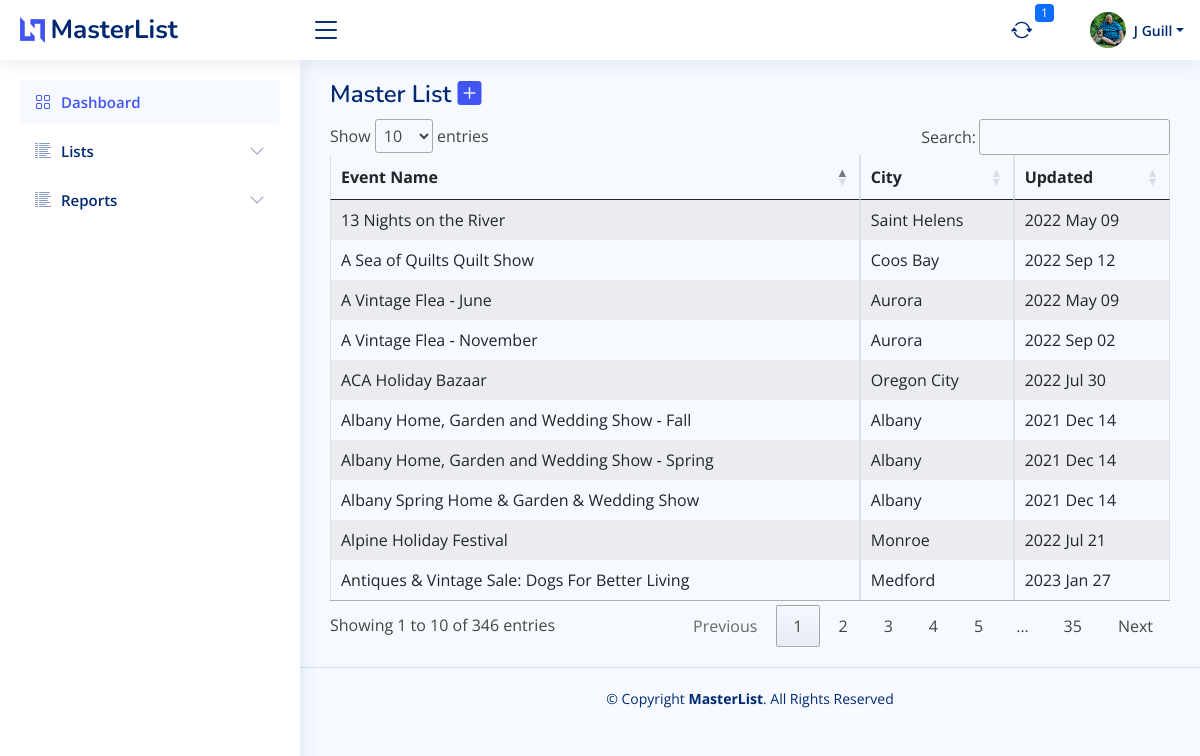
Screenshot of /masterlist/list/all (signed in) with the database file from the repository.
### bazaar/models.py (models this page shows, shortened)
class User(db.Model, UserMixin):
    id = db.Column(db.Integer, primary_key=True)
    firstname = db.Column(db.String(150))
    lastname = db.Column(db.String(150))
    company = db.Column(db.String(150))
    title = db.Column(db.String(50))
    aboutme = db.Column(db.Text)
    address = db.Column(db.String(150))
    city = db.Column(db.String(150))
    state = db.Column(db.String(2))
    postalcode = db.Column(db.String(20))
    phone = db.Column(db.String(20))
    email = db.Column(db.String(150), unique=True)
    dob = db.Column(db.Date)
    avatar_filename = db.Column(db.Text)
    avatar_url = db.Column(db.String(250))
    twitter = db.Column(db.String(255))
    instagram = db.Column(db.String(255))
    facebook = db.Column(db.String(255))
    linkedin = db.Column(db.String(255))
    username = db.Column(db.String(150), unique=True)
    password = db.Column(db.String(150))
    date_created = db.Column(db.DateTime(timezone=True), server_default=func.now())
    def fullname(self):
        return self.firstname + " " + self.lastname
    def firstinit_lastname(self):
        return self.firstname[:1] + " " + self.lastname

class MasterList(db.Model):
    id = db.Column(db.Integer, primary_key=True)
    event_name = db.Column(db.String(150))
    january = db.Column(db.Boolean, default=False)
    february = db.Column(db.Boolean, default=False)
    march = db.Column(db.Boolean, default=False)
    april = db.Column(db.Boolean, default=False)
    may = db.Column(db.Boolean, default=False)
    june = db.Column(db.Boolean, default=False)
    july = db.Column(db.Boolean, default=False)
    august = db.Column(db.Boolean, default=False)
    september = db.Column(db.Boolean, default=False)
    october = db.Column(db.Boolean, default=False)
    november = db.Column(db.Boolean, default=False)
    december = db.Column(db.Boolean, default=False)
    first = db.Column(db.Boolean, default=True)
    second = db.Column(db.Boolean, default=True)
    third = db.Column(db.Boolean, default=True)
    fourth = db.Column(db.Boolean, default=True)
    last = db.Column(db.Boolean, default=True)
    friday = db.Column(db.Boolean, default=False)
    saturday = db.Column(db.Boolean, default=False)
    sunday = db.Column(db.Boolean, default=False)
    monday = db.Column(db.Boolean, default=False)
    tuesday = db.Column(db.Boolean, default=False)
    wednesday = db.Column(db.Boolean, default=False)
    thursday = db.Column(db.Boolean, default=False)
    updated = db.Column(db.Date)
    imagesrc = db.Column(db.Text)
    attendance = db.Column(db.Integer)
    exibitors = db.Column(db.Integer)
    website = db.Column(db.Text)
    dates_text = db.Column(db.Text)
    type_bazaar = db.Column(db.Boolean, default=False)
    type_holiday = db.Column(db.Boolean, default=False)
    type_art = db.Column(db.Boolean, default=False)
    type_festival = db.Column(db.Boolean, default=False)
    type_flea = db.Column(db.Boolean, default=False)
    type_health = db.Column(db.Boolean, default=False)
    type_market = db.Column(db.Boolean, default=False)
    active = db.Column(db.Boolean, default=True)
    date_created = db.Column(db.DateTime(timezone=True), server_default=func.now())
    date_updated = db.Column(db.DateTime(timezone=True), onupdate=func.now())
    venuefk = db.Column(db.Integer, db.ForeignKey('venue.id'))
    promoterfk = db.Column(db.Integer, db.ForeignKey('promoter.id'))
    venue = db.relationship("Venue", backref=backref("venue", uselist=False))
    promoter = db.relationship("Promoter", backref=backref("promoter", uselist=False))
    notes = db.relationship("Notes", backref=backref("notes", uselist=False))

class Venue(db.Model):
    id = db.Column(db.Integer, primary_key=True)
    name = db.Column(db.String(255))
    address = db.Column(db.String(255))
    city = db.Column(db.String(100))
    state = db.Column(db.String(50))
    zipcode = db.Column(db.String(20))
    phone = db.Column(db.String(20))
    website = db.Column(db.String(255))
    date_created = db.Column(db.DateTime(timezone=True), server_default=func.now())
    date_updated = db.Column(db.DateTime(timezone=True), onupdate=func.now())
    venue_event = db.relationship("MasterList", backref=backref("masterlist_home", uselist=False))

### bazaar/templates/masterlist/masterlist.py (the view)
@ml.route("/list/<type>")
@login_required
def masterlist_home(type):
    types = get_types_masterlist()
    match type:
        case "bazaar":
            records = db.session.query(MasterList).filter(MasterList.type_bazaar == True).all()
        case "art":
            records = db.session.query(MasterList).filter(MasterList.type_art == True).all()
        case "holiday":
            records = db.session.query(MasterList).filter(MasterList.type_holiday == True).all()
        case "festival":
            records = db.session.query(MasterList).filter(MasterList.type_festival == True).all()
        case "flea":
            records = db.session.query(MasterList).filter(MasterList.type_flea == True).all()
        case "health":
            records = db.session.query(MasterList).filter(MasterList.type_health == True).all()
        case "market":
            records = db.session.query(MasterList).filter(MasterList.type_market == True).all()
        case _:
            records = db.session.query(MasterList).all()
    activities = [rec.eventid for rec in db.session.query(Booking).filter(Booking.active == True).all()]
    contents = {"user": User, "records": records, "types": types, "actives": activities}
    return render_template("masterlist/masterlist.html", **contents)

### bazaar/templates/base/base.py (called while the page is built)
@base.app_context_processor
def zipcode_qty_check():
    zipcode_count = db.session.query(func.count(USZip.id)).scalar()
    checking = zipcode_count == 0
    return dict(zipcode_count_check=checking)

@base.app_template_filter()
def format_date(item, fmt="%m/%d/%Y"):
    return item.strftime(fmt)

@base.app_context_processor
def notification_count():
    now = datetime.now()
    days_from_now = datetime.now() + timedelta(days=1)
    notcount = db.session.query(func.count(Booking.id)).filter(
        Booking.active == True,
        Booking.next_touch <= days_from_now
    ).scalar()
    if notcount == 0:
        return dict(notification_count=None)
    else:
        return dict(notification_count=notcount)

@base.app_context_processor
def notifications():
    days_from_now = datetime.now() + timedelta(days=1)
    nots = db.session.query(Booking).filter(
        Booking.active == True,
        Booking.next_touch <= days_from_now
    ).order_by(Booking.next_touch).all()
    return dict(notifications=nots)

### bazaar/utilities.py (called while the page is built)
def get_types_masterlist(tbl=MasterList):
    from sqlalchemy import inspect
    inst = inspect(tbl)
    attr_names = [c_attr.key for c_attr in inst.mapper.column_attrs]
    typelist = []
    for name in attr_names:
        if "type" in name:
            typelist.append(name.replace("type_", ""))
    return typelist

### bazaar/templates/masterlist/masterlist.html (shortened to what this page needs)
{% extends "base/base.html" %}
{% block page_title %}
    Master List
    <span><a href="{{ url_for('masterlist.masterlist_add') }}"><i class="bi bi-plus-square-fill"></i> </a> </span>
{% endblock page_title %}
{% block stylesheets %}
    <link rel="stylesheet" type="text/css" href="https://cdn.datatables.net/1.10.13/css/dataTables.bootstrap.min.css">
{% endblock stylesheets %}
{% block main_content %}
    <table class="table table-hover table-striped table-bordered" id="bazaar_master" name="bazaar_master">
        <thead>
        <tr>
            <th>Event Name</th>
            <th>City</th>
            <th>Updated</th>
        </tr>
        </thead>
        <tbody>
        {% for rec in records %}
            {% if rec.active %}
                <tr onclick="location.href='{{ url_for('masterlist.details', id=rec.id) }}'">
                    {% else %}
                <tr onclick="location.href='{{ url_for('masterlist.details', id=rec.id) }}'"
                    style="text-decoration: line-through; color:red">
            {% endif %}
        {% if rec.id in actives %}
            <td>{{ rec.event_name }} - <i class="bi bi-bookmark-fill"></i></td>
        {% else %}
            <td>{{ rec.event_name }}</td>
        {% endif %}
        <td>{{ rec.venue.city }}</td>
        <td>{{ rec.updated|format_date("%Y %b %d") }}</td>
        </tr>
        {% endfor %}
        </tbody>
    </table>
{% endblock main_content %}

### bazaar/templates/base/header.html (shortened to what this page needs)
<header id="header" class="header fixed-top d-flex align-items-center">
    <div class="d-flex align-items-center justify-content-between">
        <a href="{{ url_for('base.home') }}" class="logo d-flex align-items-center">
            <img src="{{ url_for('static', filename="img/logo.png") }}"
                 alt="">
            <span class="d-none d-lg-block">MasterList</span>
        </a>
        <i class="bi bi-list toggle-sidebar-btn"></i>
    </div>
    <nav class="header-nav ms-auto">
        <ul class="d-flex align-items-center">
            <li class="nav-item dropdown" id="notifications">
                <a class="nav-link nav-icon" href="#" data-bs-toggle="dropdown">
                    <i class="bi bi-arrow-repeat"></i>
                    <span class="badge bg-primary badge-number">{{ notification_count }}</span>
                </a>
            </li>
            <li class="nav-item dropdown pe-3" id="profile">
                <a class="nav-link nav-profile d-flex align-items-center pe-0" href="#" data-bs-toggle="dropdown"
                   id="navbarProfile">
                    <img src="{{ url_for('static', filename='img/avatar/'+current_user.avatar_filename) }}"
                         alt="Profile" class="rounded-circle">
                    <span class="d-none d-md-block dropdown-toggle ps-2">{{ current_user.firstinit_lastname() }}</span>
                </a>
            </li>
        </ul>
    </nav>
</header>

### bazaar/static/css/style.css (style rules this page uses)
:root { scroll-behavior: smooth; }
body { font-family: "Open Sans", sans-serif; background: #f6f9ff; color: #444444; }
a { color: #4154f1; text-decoration: none; }
.logo { line-height: 1; }
@media (min-width: 1200px) { .logo { width: 280px; } }
.logo img { max-height: 26px; margin-right: 6px; }
.logo span { font-size: 26px; font-weight: 700; color: #012970; font-family: "Nunito", sans-serif; }
.header { transition: all 0.5s; z-index: 997; height: 60px; box-shadow: 0 2px 20px rgba(1, 41, 112, 0.1); background-color: #fff; padding-left: 20px; }
.header .toggle-sidebar-btn { font-size: 32px; padding-left: 10px; cursor: pointer; color: #012970; }
.header-nav ul { list-style: none; }
.header-nav > ul { margin: 0; padding: 0; }
.header-nav .nav-icon { font-size: 22px; color: #012970; margin-right: 25px; position: relative; }
.header-nav .nav-profile { color: #012970; }
.header-nav .nav-profile img { max-height: 36px; }
.header-nav .nav-profile span { font-size: 14px; font-weight: 600; }
.header-nav .badge-number { position: absolute; inset: -2px -5px auto auto; font-weight: normal; font-size: 12px; padding: 3px 6px; }

### rows the page displays
User: avatar_filename (picture), firstinit_lastname "J Guill"
MasterList: event_name "ACA Holiday Bazaar", venue.city "Oregon City", updated "2022 Jul 30"
MasterList: event_name "A Vintage Flea ‑ November", venue.city "Aurora", updated "2022 Sep 02"
MasterList: event_name "Alpine Holiday Festival", venue.city "Monroe", updated "2022 Jul 21"
MasterList: event_name "Albany Home, Garden and Wedding Show ‑ Fall", venue.city "Albany", updated "2021 Dec 14"
MasterList: event_name "A Sea of Quilts Quilt Show", venue.city "Coos Bay", updated "2022 Sep 12"
MasterList: event_name "13 Nights on the River", venue.city "Saint Helens", updated "2022 May 09"
MasterList: event_name "A Vintage Flea ‑ June", venue.city "Aurora", updated "2022 May 09"
MasterList: event_name "Albany Spring Home & Garden & Wedding Show", venue.city "Albany", updated "2021 Dec 14"
MasterList: event_name "Albany Home, Garden and Wedding Show ‑ Spring", venue.city "Albany", updated "2021 Dec 14"
MasterList: event_name "Antiques & Vintage Sale: Dogs For Better Living", venue.city "Medford", updated "2023 Jan 27"

### other values shown
{{ notification_count }} "1"
